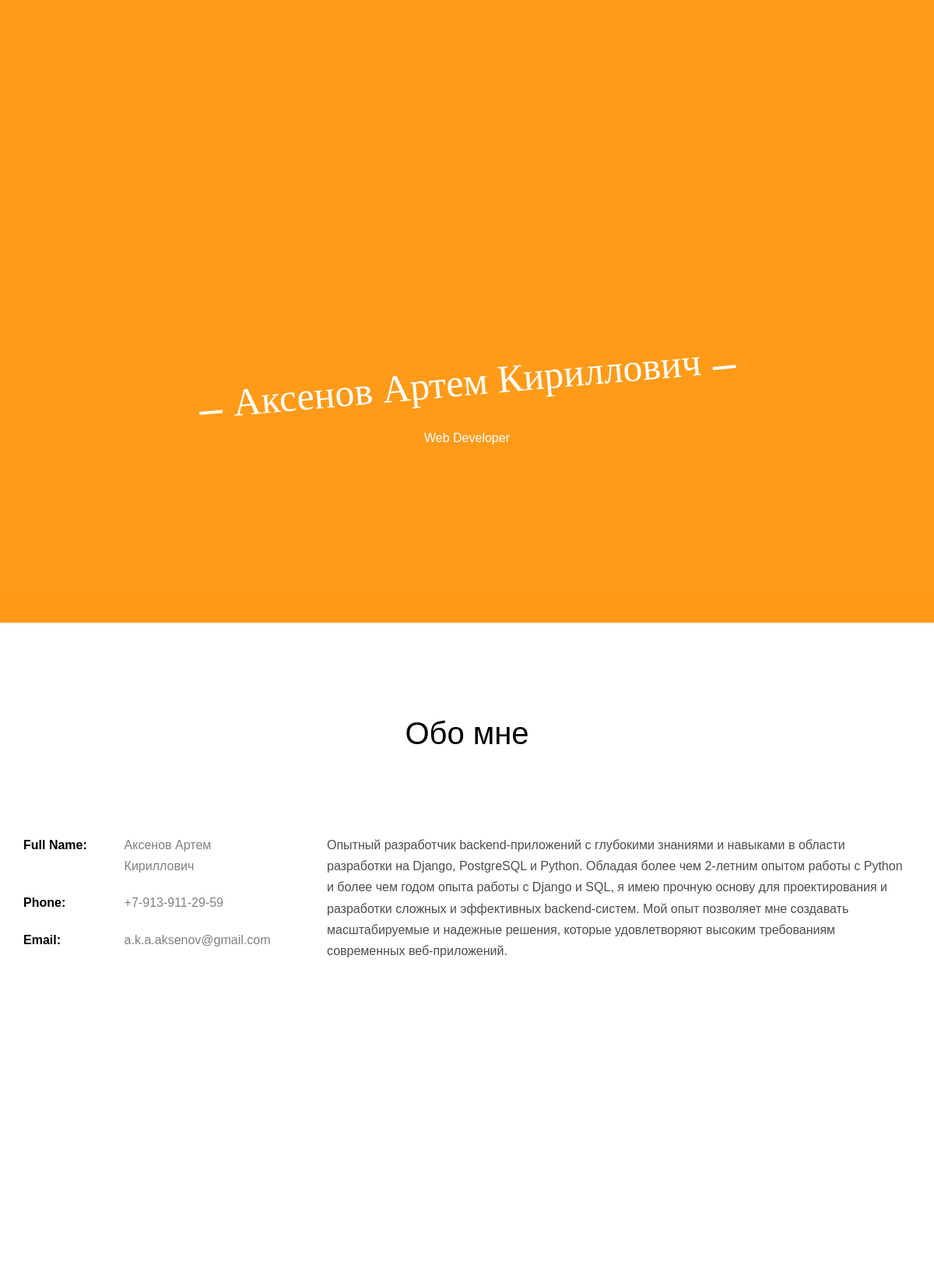
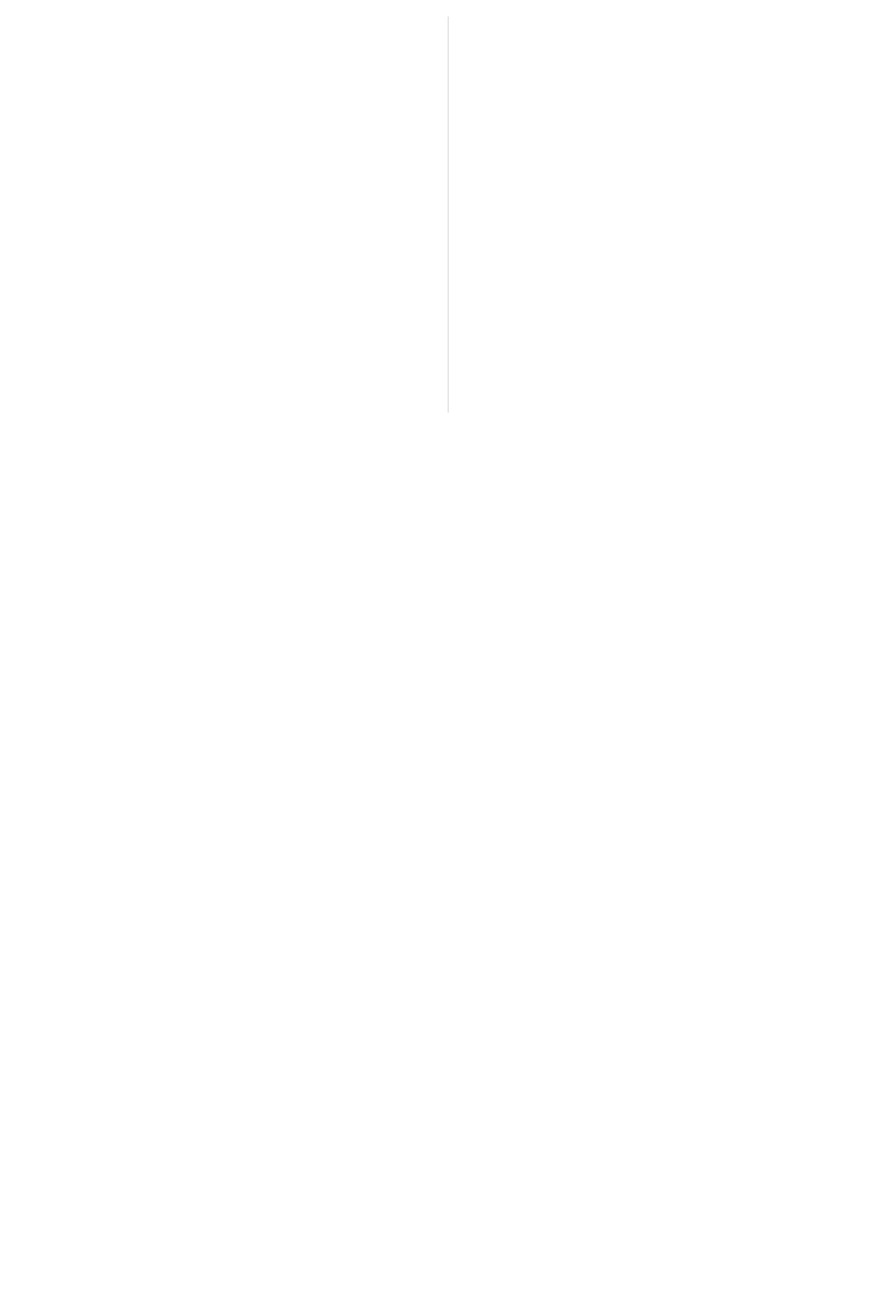
The page / (upper part) on the database its author committed (2 pictures, top to bottom).
### home/models.py (models this page shows, shortened)
class Info(models.Model):
    full_name = models.CharField(max_length=128, unique=True)
    number = models.CharField(max_length=128, unique=True)
    email = models.EmailField()
    info = models.TextField()

### home/views.py (the view)
# urls.py: path('', views.HomeItemViews.as_view(), name='home')
class HomeItemViews(View):
    def get(self, request):
        context = {
            'info': Info.objects.all(),
            'Services': Service.objects.all(),
            'HardSkills': Hard_skills.objects.all(),
            'School': school.objects.all(),
        }
        return render(request, 'index.html', context)

### templates/index.html (shortened to what this page needs)
<!DOCTYPE HTML>
{% load static %}
<html>
	<head>
	<link rel="stylesheet" href="{% static 'portfolio/css/animate.css' %}">
	<link rel="stylesheet" href="{% static 'portfolio/css/icomoon.css' %}">
	<link rel="stylesheet" href="{% static 'portfolio/css/bootstrap.css' %}">
	<link rel="stylesheet" href="{% static 'portfolio/css/style.css'%}">
	<link rel="stylesheet" href="{% static 'portfolio/css/style2.css'%}">
	</head>
	<body>
	{% for info in info %}
	<div id="page">
	<header id="fh5co-header" class="fh5co-cover js-fullheight" role="banner" data-stellar-background-ratio="0.5">
		<div class="overlay"></div>
		<div class="container">
			<div class="row">
				<div class="col-md-8 col-md-offset-2 text-center">
					<div class="display-t js-fullheight">
						<div class="display-tc js-fullheight animate-box" data-animate-effect="fadeIn">
							<div class="profile-thumb"></div>
							<h1><span>{{ info.full_name }}</span></h1>
							<h3><span>Web Developer</span></h3>
						</div>
					</div>
				</div>
			</div>
		</div>
	</header>
	<div id="fh5co-about" class="animate-box">
		<div class="container">
			<div class="row">
				<div class="col-md-8 col-md-offset-2 text-center fh5co-heading">
					<h2>Обо мне</h2>
				</div>
			</div>
			<div class="row">
				<div class="col-md-4">
					<ul class="info">
						<li><span class="first-block">Full Name:</span><span class="second-block">{{ info.full_name }}</span></li>
						<li><span class="first-block">Phone:</span><span class="second-block">{{ info.number }}</span></li>
						<li><span class="first-block">Email:</span><span class="second-block">{{ info.email }}</span></li>
					</ul>
				</div>
				<div class="col-md-8">
					<p>{{info.info}}</p>
				</div>
			</div>
		</div>
	</div>
		{% endfor %}
	<div id="fh5co-resume" class="fh5co-bg-color">
		<div class="container">
			<div class="row">
				<div class="col-md-12 col-md-offset-0">
					<ul class="timeline">
			    	</ul>
				</div>
			</div>
		</div>
	</div>
	</div>
	</body>
</html>

### static/portfolio/css/style.css (style rules this page uses)
body { font-family: "Space Mono", Arial, serif; font-weight: 400; font-size: 16px; line-height: 1.7; color: #4d4d4d; background: #fff; }
#page { position: relative; overflow-x: hidden; width: 100%; height: 100%; -webkit-transition: 0.5s; -o-transition: 0.5s; transition: 0.5s; }
p { margin-bottom: 30px; }
h1, h2, h3, h4, h5, h6, figure { color: #000; font-family: "Space Mono", Arial, serif; font-weight: 400; margin: 0 0 20px 0; }
#fh5co-header, .fh5co-cover { background-color: transparent; background-size: cover; background-attachment: fixed; position: relative; height: 600px; width: 100%; }
#fh5co-header .overlay, .fh5co-cover .overlay { position: absolute; top: 0; bottom: 0; left: 0; right: 0; background: rgba(255, 144, 0, 0.9); }
#fh5co-header .display-t, .fh5co-cover .display-t { width: 100%; display: table; }
#fh5co-header .display-tc, .fh5co-cover .display-tc { display: table-cell; vertical-align: middle; height: 600px; }
#fh5co-header .display-tc h1, #fh5co-header .display-tc h2, #fh5co-header .display-tc h3, .fh5co-cover .display-tc h1, .fh5co-cover .display-tc h2, .fh5co-cover .display-tc h3 { margin: 0; padding: 0; color: white; }
#fh5co-header .display-tc h1, .fh5co-cover .display-tc h1 { font-family: "Kaushan Script", cursive; margin-bottom: 30px; font-size: 50px; line-height: 1.3; font-weight: 300; -webkit-transform: rotate(-5deg); -moz-transform: rotate(-5deg); -ms-transform: rotate(-5deg); -o-transform: rotate(-5deg); transform: rotate(-5deg); }
#fh5co-header .display-tc h1 span, .fh5co-cover .display-tc h1 span { padding: 4px 15px; position: relative; }
#fh5co-header .display-tc h1 span:before, .fh5co-cover .display-tc h1 span:before { position: absolute; top: 40px; left: 0; width: 30px; height: 4px; content: ''; background: #fff; margin-left: -30px; }
#fh5co-header .display-tc h1 span:after, .fh5co-cover .display-tc h1 span:after { position: absolute; top: 40px; right: 0; width: 30px; height: 4px; content: ''; background: #fff; margin-right: -30px; }
#fh5co-header .display-tc h3, .fh5co-cover .display-tc h3 { font-size: 16px; }
#fh5co-header .display-tc .profile-thumb, .fh5co-cover .display-tc .profile-thumb { background-size: cover !important; background-position: center center; background-repeat: no-repeat; position: relative; height: 200px; width: 200px; margin: 0 auto; margin-bottom: 30px; -webkit-border-radius: 50%; -moz-border-radius: 50%; -ms-border-radius: 50%; border-radius: 50%; }
#fh5co-about, #fh5co-resume, #fh5co-skills, #fh5co-started, #fh5co-work, #fh5co-blog, #fh5co-pricing, #fh5co-contact { padding: 7em 0; clear: both; }
.info { margin: 0; padding: 0; width: 90%; float: left; }
.info li { width: 100%; float: left; list-style: none; padding: 10px 0; }
.info li:first-child { padding-top: 0; }
.info li .first-block { width: 40%; display: inline-block; float: left; color: #000; font-weight: bold; }
.info li .second-block { width: 60%; display: inline-block; color: rgba(0, 0, 0, 0.5); }
.fh5co-heading { margin-bottom: 5em; }
.fh5co-heading h2 { font-size: 40px; margin-bottom: 20px; line-height: 1.5; color: #000; }
.timeline { list-style: none; padding: 20px 0 20px; position: relative; }
.timeline:before { top: 20px; bottom: 0; position: absolute; content: " "; width: 2px; background-color: #e6e6e6; left: 50%; margin-left: 0px; }
.js .animate-box { opacity: 0; }

### rows shown on the page
Info: full_name "Аксенов Артем Кириллович", number "+7-913-911-29-59", email "a.k.a.aksenov@gmail.com", info "Опытный разработчик backend-приложений с глубокими знаниями и навыками в области разработки на Django, PostgreSQL и Python. Обладая более чем 2-летним опытом работы с Python и более чем годом опыта работы с Django и SQL, я имею прочную основу для проектирования и разработки сложных и эффективных backend-систем. Мой опыт позволяет мне создавать масштабируемые и надежные решения, которые удовлетворяют высоким требованиям современных веб-приложений."
